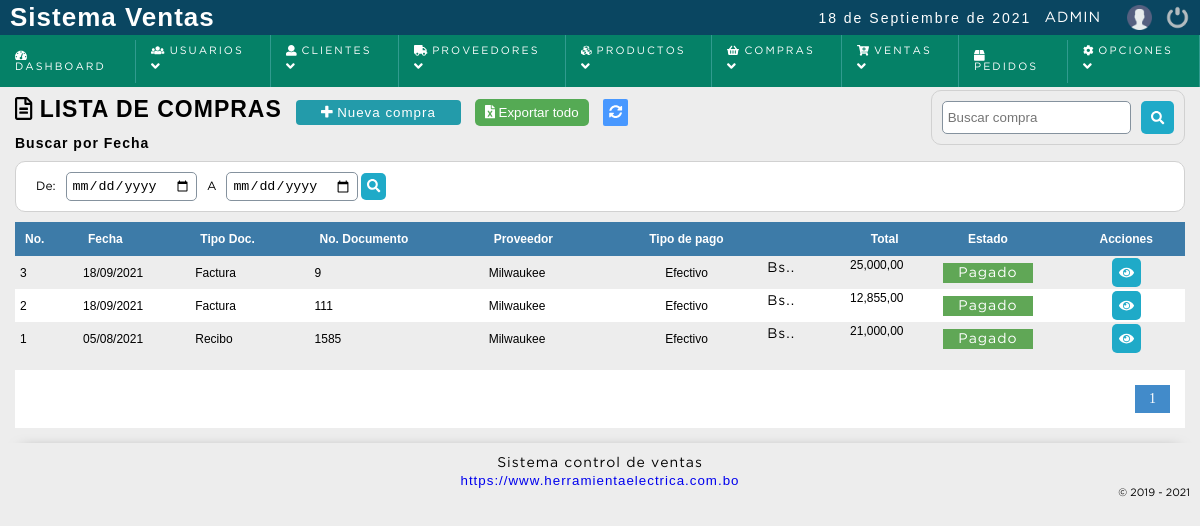
Screenshot of /sistema/compras/compras.php (signed in) with the database file from the repository.
### tables this page shows
CREATE TABLE `compra` (
  `id_compra` int(11) NOT NULL,
  `documento_id` bigint(11) NOT NULL,
  `no_documento` int(11) NOT NULL,
  `serie` varchar(5) NOT NULL,
  `fecha_compra` datetime NOT NULL DEFAULT current_timestamp(),
  `proveedor_id` bigint(20) NOT NULL,
  `tipopago_id` int(11) NOT NULL,
  `total` decimal(10,2) NOT NULL,
  `usuario` bigint(20) NOT NULL,
  `dateadd` datetime NOT NULL DEFAULT current_timestamp(),
  `estatus` int(11) NOT NULL DEFAULT 1
);

CREATE TABLE `tipo_documento` (
  `id_tipodocumento` int(11) NOT NULL,
  `documento` varchar(255) NOT NULL,
  `descripcion` text NOT NULL,
  `dateadd` datetime NOT NULL DEFAULT current_timestamp(),
  `usuario_id` bigint(20) NOT NULL,
  `estatus` int(11) NOT NULL DEFAULT 1
);

CREATE TABLE `proveedor` (
  `codproveedor` int(11) NOT NULL,
  `nit` varchar(20) NOT NULL,
  `proveedor` varchar(100) DEFAULT NULL,
  `contacto` varchar(100) DEFAULT NULL,
  `telefono` bigint(11) DEFAULT NULL,
  `correo` varchar(100) NOT NULL,
  `direccion` text DEFAULT NULL,
  `date_add` datetime NOT NULL DEFAULT current_timestamp(),
  `usuario_id` int(11) NOT NULL,
  `estatus` int(11) NOT NULL DEFAULT 1
);

CREATE TABLE `tipo_pago` (
  `id_tipopago` int(11) NOT NULL,
  `tipo_pago` varchar(50) NOT NULL,
  `descripcion` text NOT NULL,
  `date_add` datetime NOT NULL DEFAULT current_timestamp(),
  `estatus` int(11) NOT NULL DEFAULT 1
);

### sistema/includes/functions.php (called while the page is built, shortened)
<?php
	function decrypt($string, $key) {
	   $result = '';
	   $string = base64_decode($string);
	   for($i=0; $i<strlen($string); $i++) {
	      $char = substr($string, $i, 1);
	      $keychar = substr($key, ($i % strlen($key))-1, 1);
	      $char = chr(ord($char)-ord($keychar));
	      $result.=$char;
	   }
	   return $result;
	}
	function formatCant($cantidad){
		$cantidad = number_format($cantidad,2,SPD,SPM);
		return $cantidad;
	}
 ?>

### sistema/compras/compras.php (the view, shortened to what this page needs)
<?php
	include "../../conexion.php";
	$sql_registe = mysqli_query($conection,"SELECT COUNT(*) as total_registro FROM compra");
	$result_register = mysqli_fetch_array($sql_registe);
	$total_registro = $result_register['total_registro'];
	$por_pagina = 200;
	if(empty($_GET['pagina']))
	{
		$pagina = 1;
	}else{
		$pagina = $_GET['pagina'];
	}
	$desde = ($pagina-1) * $por_pagina;
	$total_paginas = ceil($total_registro / $por_pagina);
	$query = mysqli_query($conection,"SELECT c.id_compra,DATE_FORMAT(c.fecha_compra, '%d/%m/%Y') as fecha,d.documento,c.serie,c.no_documento,c.proveedor_id,p.proveedor,tp.tipo_pago,c.total,c.estatus
										FROM compra c
										INNER JOIN tipo_documento d
										ON c.documento_id = d.id_tipodocumento
										INNER JOIN proveedor p
										ON c.proveedor_id = p.codproveedor
										INNER JOIN tipo_pago tp
										ON c.tipopago_id = tp.id_tipopago
										WHERE c.estatus != 10
									  	ORDER BY c.id_compra DESC LIMIT $desde,$por_pagina
		");
 ?>
<!DOCTYPE html>
<html lang="en">
<head>
	<?php include "../includes/scripts.php"; ?>
</head>
<body>
	<?php include "../includes/header.php"; ?>
	<section id="container">
		<h1><i class="far fa-file-alt"></i> Lista de compras</h1>
		<a href="nueva_compra.php" class="btn_new"><i class="fas fa-plus"></i></i> Nueva compra</a>
		<?php if($result > 0){ ?>
		<form action="exportar.php" method="post" class="formExport" >
			<button type="submit" class="bntExport"> <i class="fas fa-file-excel"></i> Exportar todo</button>
		</form>
	<?php } ?>
		<a href="index.php" class="btnRefresh"><i class="fas fa-sync-alt" title="Actualizar"></i></a>
		<form action="buscar_compra.php" method="get" class="form_search">
			<input type="text" name="busqueda" id="busqueda" placeholder="Buscar compra">
			<button type="submit" class="btn_search"><i class="fas fa-search"></i></button>
		</form>
		<div>
			<h5>Buscar por Fecha</h5>
			<form action="buscar_compra.php" method="get" class="form_search_date">
				<label>De: </label>
				<input type="date" name="fecha_de" id="fecha_de" required>
				<label> A </label>
				<input type="date" name="fecha_a" id="fecha_a" required>
				<button type="submit" class="btn_view"><i class="fas fa-search"></i></button>
			</form>
		</div>
	<div class="containerTable">
		<table>
			<tr>
				<th>No.</th>
				<th>Fecha</th>
				<th>Tipo Doc.</th>
				<th>No. Documento</th>
				<th>Proveedor</th>
				<th class="textcenter">Tipo de pago</th>
				<th class="textright">Total</th>
				<th class="textcenter">Estado</th>
				<th class="textcenter">Acciones</th>
			</tr>
		<?php
			if($result > 0){
				while ($data = mysqli_fetch_array($query)) {
					if($data["estatus"] == 1){
						$estado = '<span class="pagada">Pagado</span>';
					}else{
						$estado = '<span class="anulada">Anulado</span>';
					}
			?>
				<tr id="row_<?php echo $data["id_compra"]; ?>">
					<td><?php echo $data["id_compra"]; ?></td>
					<td><?php echo $data["fecha"]; ?></td>
					<td><?php echo $data["documento"]; ?></td>
					<td><?php echo $data["no_documento"]; ?></td>
					<td><?php echo $data["proveedor"]; ?></td>
					<td class="textcenter"><?php echo $data['tipo_pago']; ?></td>
					<td class="textright totalfactura"><span><?= SIMBOLO_MONEDA ?>.</span><?php echo formatCant($data["total"]); ?></td>
					<td class="estado textcenter"><?php echo $estado; ?></td>
					<td class="textcenter">
						<button title="Ver compra" class="btn_view view_compra" type="button" onClick="viewCompra(<?php echo $data["id_compra"];?>)" ><i class="fas fa-eye"></i></button>
					</td>
				</tr>
		<?php
				}
			}else{
				echo '<tr><td colspan="9" align="center"><p><strong>No hay datos para mostrar</strong></p></td></tr>';
			}
		 ?>
		</table>
	</div>
	<?php
		if($total_registro != 0)
		{
	?>
		<div class="paginador">
			<ul>
			<?php
				for ($i=1; $i <= $total_paginas; $i++) {
					if($i == $pagina)
					{
						echo '<li class="pageSelected">'.$i.'</li>';
					}else{
						echo '<li><a href="?pagina='.$i.'">'.$i.'</a></li>';
					}
				}
			 ?>
			</ul>
		</div>
	<?php } ?>
	</section>
	<?php include "../includes/footer.php"; ?>
</body>
</html>

### sistema/css/style.css (style rules this page uses)
* { margin: 0; padding: 0; box-sizing: border-box; }
body { background: #ededed; }
h1, h2, h3, h4, h5, h6 { font-family: 'arial'; font-weight: bold; letter-spacing: 1px; }
h1 { font-size: 26px; }
h5 { font-size: 14px; }
a { text-decoration: none; font-family: arial; letter-spacing: 1px; }
span { font-family: 'GothamBook'; letter-spacing: 1px; font-size: 14px; line-height: 20px; }
#container { padding: 90px 15px 15px; }
form { background: #FFF; margin: auto; padding: 20px 43px; border: 1px solid #d1d1d1; }
label { display: block; font-size: 9pt; font-family: 'GothamBook'; margin: 15px auto 5px auto; }
input,select,textarea { display: block; width: 100%; font-size: 10pt; padding: 5px; border: 1px solid #85929e; border-radius: 5px; }
.btnRefresh { margin-left: 10px; color: #FFF; font-size: 10pt; background:#4898ff; padding: 6px; border-radius: 2px; }
#container h1 { font-size: 23px; text-transform: uppercase; display: inline-block; }
.btn_new { display: inline-block; background: #239baa; color: #FFF; padding: 5px 25px; border-radius: 4px; border: 0; margin: 10px; cursor: pointer; font-size: 10pt; }
table { border-collapse: collapse; font-size: 9pt; font-family: 'arial'; width: 100%; }
table th { text-align: left; padding: 10px; background: #3d7ba8; color: #FFF; }
table tr:nth-child(odd) { background: #FFF; }
table td { padding: 2px 5px; }
.paginador ul { padding: 15px; list-style: none; background: #FFF; margin-top: 15px; display: -webkit-flex; display: -moz-flex; display: -ms-flex; display: -o-flex; display: flex; justify-content: flex-end; }
.paginador a, .pageSelected { color: #428bca; border: 1px solid #ddd; padding: 5px; display: inline-block; font-size: 14px; text-align: center; width: 35px; }
.pageSelected { color: #FFF; background: #428bca; border: 1px solid #428bca; }
.form_search { display: -webkit-flex; display: -moz-flex; display: -ms-flex; display: -o-flex; display: flex; float: right; background: initial; padding: 10px; border-radius: 10px; margin-bottom: 10px; }
.form_search .btn_search { background: #1faac8; color: #FFF; padding: 10px; border: 0; cursor: pointer; margin-left: 10px; display: -webkit-flex; display: -moz-flex; display: -ms-flex; display: -o-flex; display: flex; border-radius: 5px; }
.textright { text-align: right; }
.textcenter { text-align: center; }
.pagada, .anulada, .reserva { color: #FFF; background: #60a756; text-align: center; padding: 4px 15px; width: 100%; }
.totalfactura { display: -webkit-flex; display: -moz-flex; display: -ms-flex; display: -o-flex; display: flex; justify-content: space-between; }
.btn_view, .btn_edit, .btn_del, .btn_add, .btn_sendEmail, .btn_print { background-color: #1faac8; border: 0; border-radius: 5px; cursor: pointer; padding: 7px; margin: 0 3px; color: #FFF; }
.form_search_date { padding: 10px; display: flex; justify-content: flex-start; align-items: center; border-radius: 10px; margin: 10px auto; }
.form_search_date label { margin: 0 10px; }
.form_search_date input { width: auto; }
.form_search_date .btn_view { padding: 6px; }
.formExport { padding: initial; display: inline-block; background: initial; border: initial; }
.bntExport { cursor: pointer; color: #FFF; background: #55aa54; border: 0; padding: 6px 10px; border-radius: 5px; }

### rows the page displays
compra: id_compra "3", fecha "18/09/2021", tipo_documento.documento "Factura", no_documento "9", proveedor.proveedor "Milwaukee", tipo_pago.tipo_pago "Efectivo", total "25,000,00", estatus "Pagado"
compra: id_compra "2", fecha "18/09/2021", tipo_documento.documento "Factura", no_documento "111", proveedor.proveedor "Milwaukee", tipo_pago.tipo_pago "Efectivo", total "12,855,00", estatus "Pagado"
compra: id_compra "1", fecha "05/08/2021", tipo_documento.documento "Recibo", no_documento "1585", proveedor.proveedor "Milwaukee", tipo_pago.tipo_pago "Efectivo", total "21,000,00", estatus "Pagado"

### other values shown
fechaC() "18 de Septiembre de 2021"
$_SESSION['user'] "ADMIN"
WEB_EMPRESA "https://www.herramientaelectrica.com.bo"
